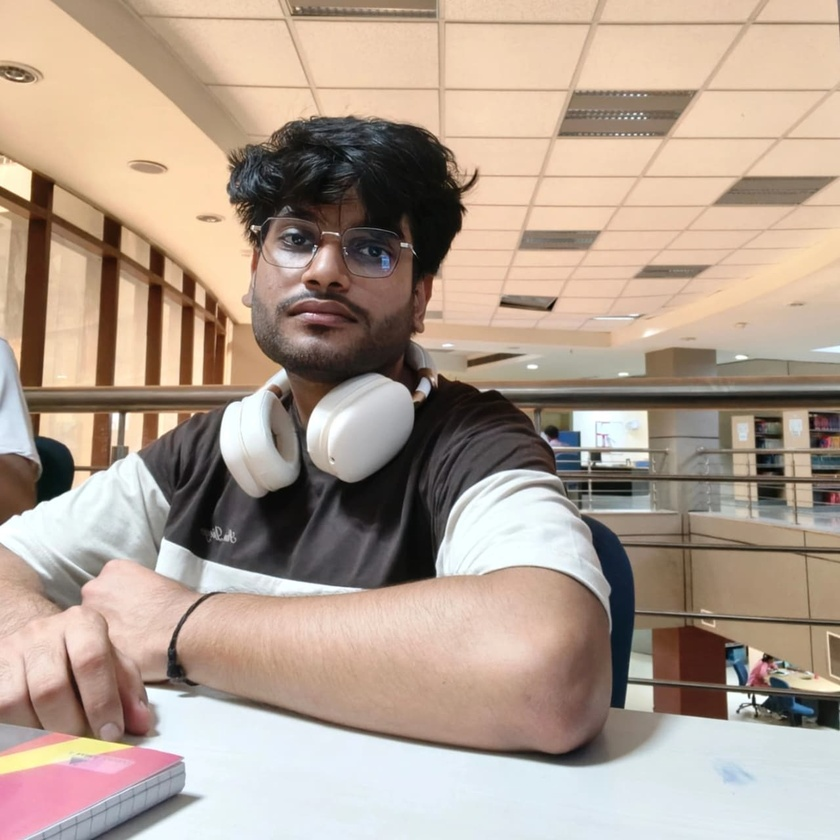
#> input picture source-photo.jpg, 840 x 840 px, shrunk from 1280 x 1280 before the run
$ python prep_photo.py
#> lines starting #> are read from the running program, lines starting #| are printed output that depends on the picture
"""
Prepare a portrait photo for clean ASCII conversion:
  1. remove the background (rembg) so the subject is isolated
  2. boost LOCAL contrast (CLAHE) so a flatly-lit face gains highlights and
     shadows -- this is what turns a dark blob into a recognizable face
  3. composite the subject onto pure white so the background reads as blank
     (white -> spaces in the ascii ramp)

Output: source-prepped.png (grayscale), consumed by make_ascii_svg.py.
Run once whenever the source photo changes; the ascii SVG itself is static.

    python scripts/prep_photo.py <input.jpg> [output.png]
"""
import os
import sys
from PIL import Image, ImageEnhance

HERE = os.path.dirname(os.path.abspath(__file__))
INP = sys.argv[1] if len(sys.argv) > 1 else os.path.join(HERE, "..", "source-photo.jpg")
OUT = sys.argv[2] if len(sys.argv) > 2 else os.path.join(HERE, "..", "source-prepped.png")

img = Image.open(INP).convert("L")
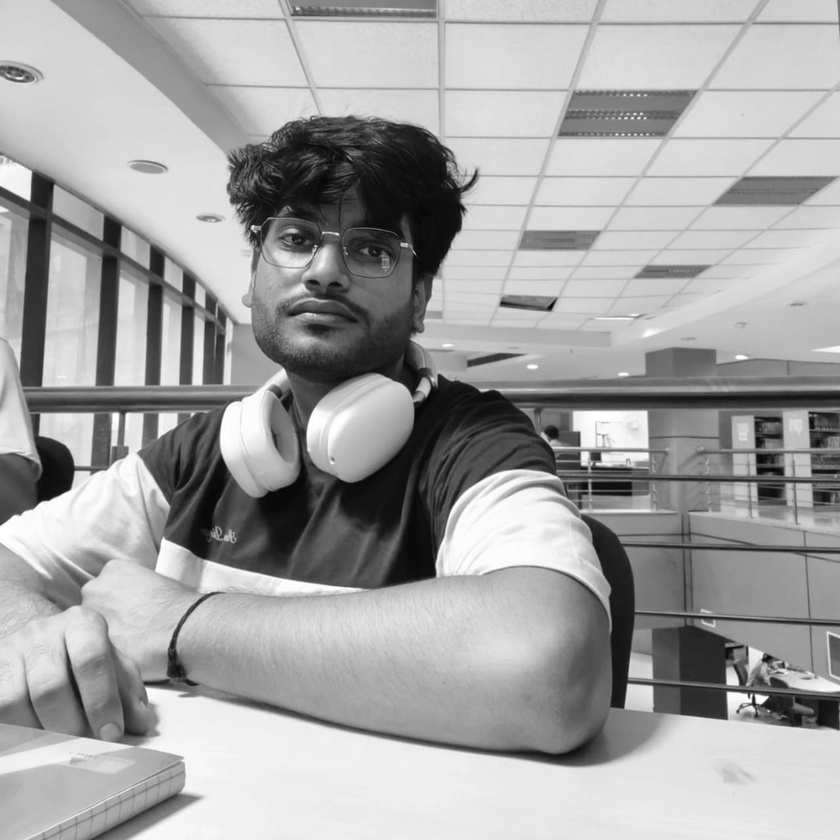
#> img: PIL image 840x840 L; min 2, max 255, mean 162.8
enhancer = ImageEnhance.Contrast(img)
img = enhancer.enhance(1.6)
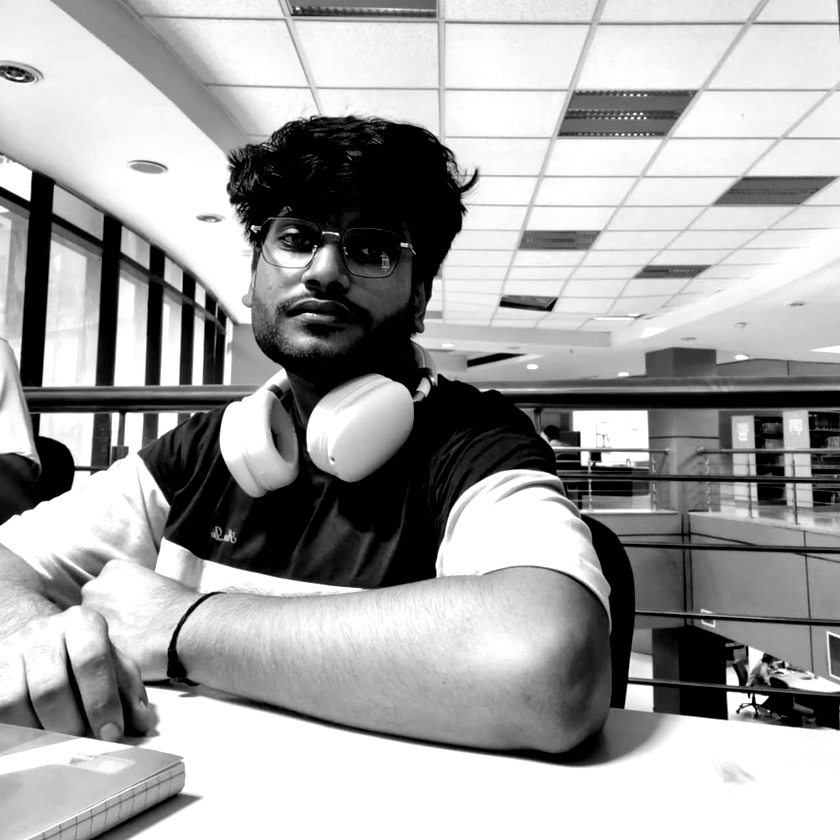
#> img: PIL image 840x840 L; min 0, max 255, mean 163.8
img.save(OUT)
print("wrote", OUT)
